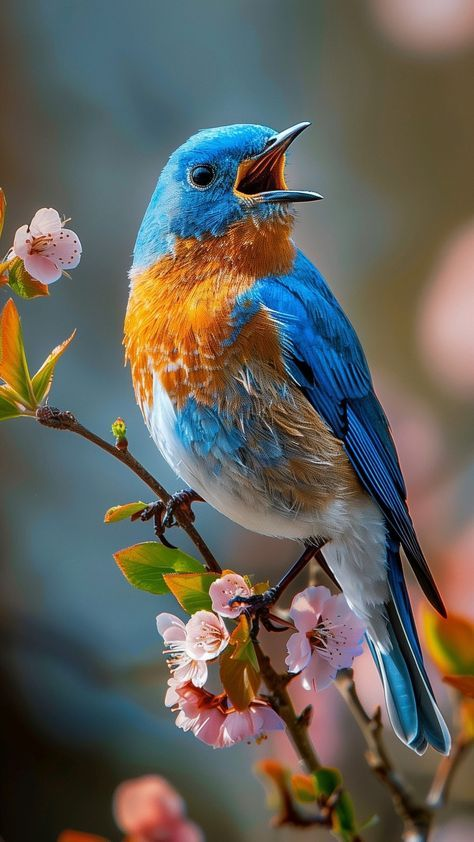
#> input picture data/input_images/Blue_and_yellow_Bird.jpeg, 474 x 842 px
$ python -i feature_extraction.py   (imports and definitions only)   (older library calls are emulated)
#> lines starting #> are read from the running program, lines starting #| are printed output that depends on the picture; after the words box and inside, x2 and y2 are one past the last pixel; in counts of white or black regions, pixels touching at a corner belong together
#> further down, picture is the input picture: shape (842, 474, 3); mean B, G, R 89.8, 96.7, 98.9
import cv2
import numpy as np
from numba import njit, prange

# [17 lines left out: functions load_image, color_histogram, not called in this run]

def edge_stats(img):
    gray = cv2.cvtColor(img, cv2.COLOR_BGR2GRAY)
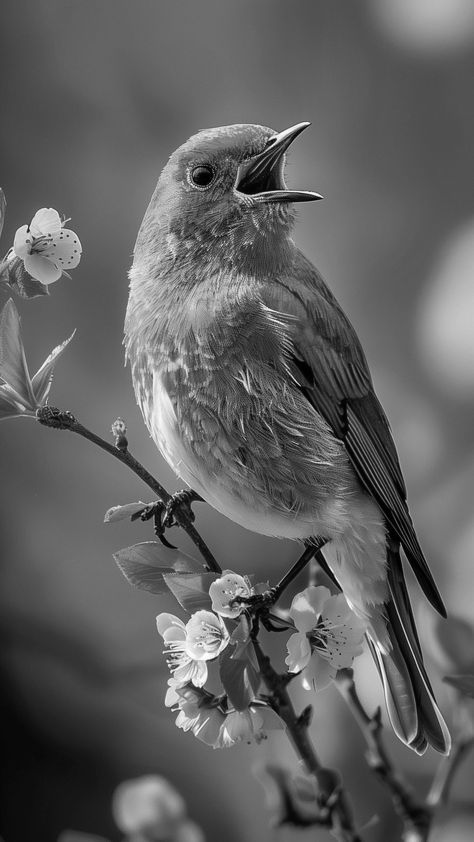
#> gray: shape (842, 474); min 0, max 255, mean 96.6
    sx = cv2.Sobel(gray, cv2.CV_32F, 1, 0, ksize=3)
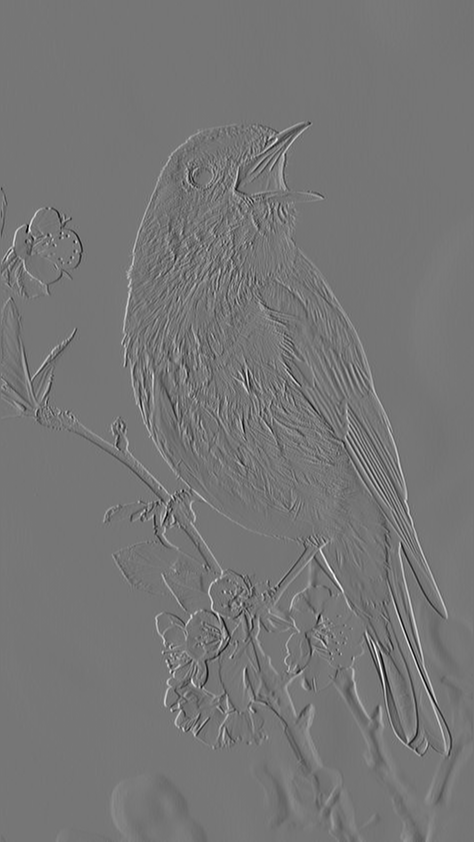
#> sx: shape (842, 474) float32; min -694, max 804, mean 0.9; drawn with min black and max white
    sy = cv2.Sobel(gray, cv2.CV_32F, 0, 1, ksize=3)
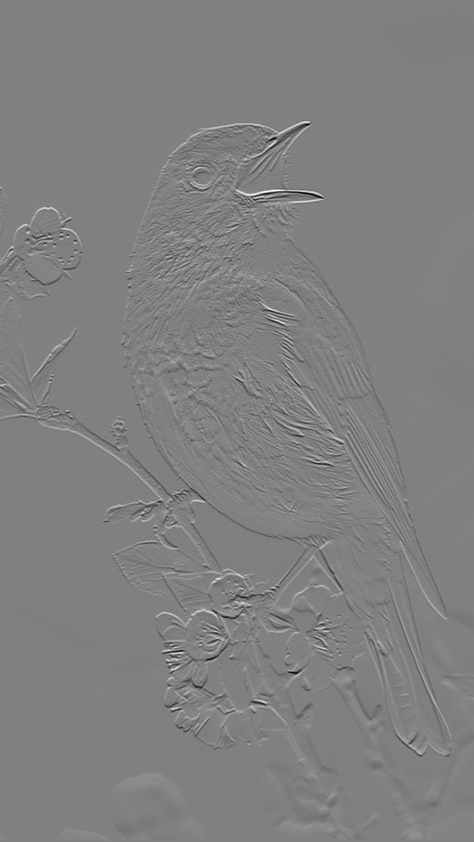
#> sy: shape (842, 474) float32; min -880, max 864, mean -0.3; drawn with min black and max white
    mag = np.sqrt(sx*sx + sy*sy)
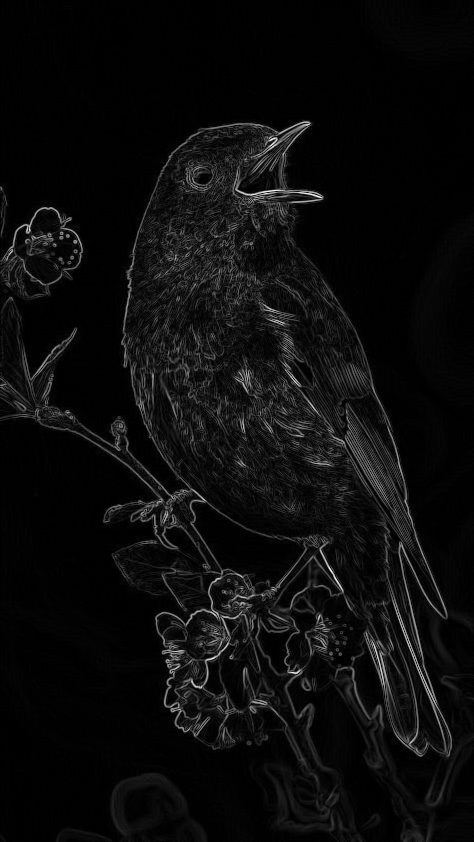
#> mag: shape (842, 474) float32; min 0, max 903.3, mean 44.3; drawn with min black and max white
    mean_mag = float(np.mean(mag))
#> mean_mag = 44.31
    std_mag = float(np.std(mag))
#> std_mag = 79.29
    edges = cv2.Canny(gray, 100, 200)
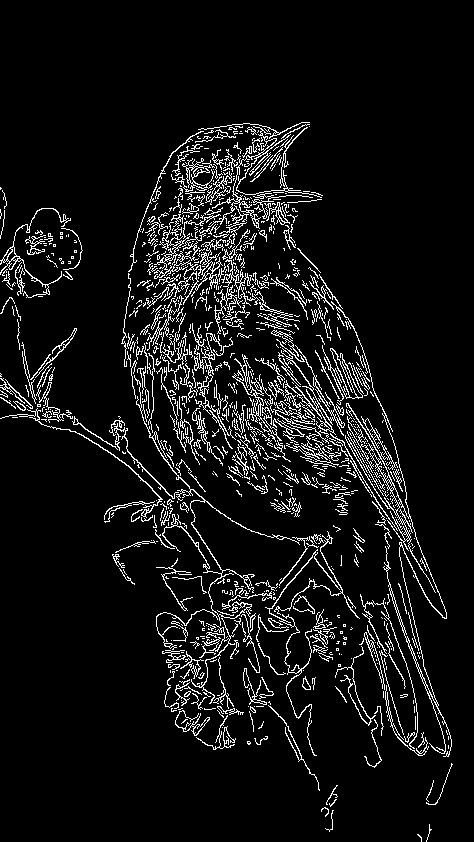
#> edges: shape (842, 474); 7.4% white in thin lines or dots, all inside (x1, y1, x2, y2) = (0, 122, 453, 842)
    edges_count = int(np.sum(edges > 0))
#> edges_count = 29701
    return np.array([mean_mag, std_mag, edges_count], dtype=np.float32)

# [35 lines left out: functions hog_descriptor, rgb_hist_numba, not called in this run]

>>> import cv2
>>> picture = cv2.imread('../data/input_images/Blue_and_yellow_Bird.jpeg')
>>> result = edge_stats(picture)
#> result = [44.31, 79.29, 29701]

$ run again, on data/input_images/Eagle.jpeg
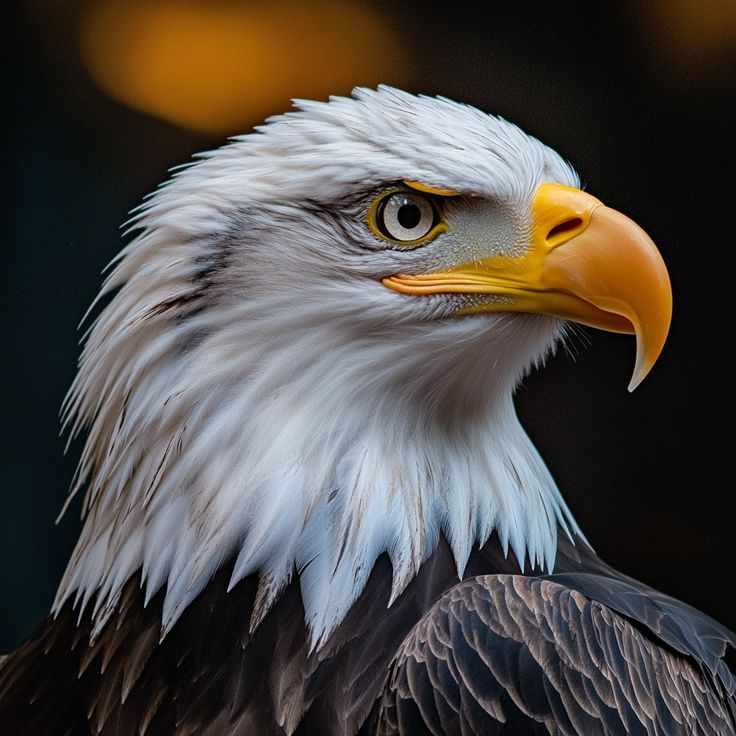
#> input picture data/input_images/Eagle.jpeg, 736 x 736 px
#> picture is the input picture: shape (736, 736, 3); mean B, G, R 70.5, 74.5, 79.4
#> in edge_stats, `mag = np.sqrt(sx*sx + sy*sy)`:
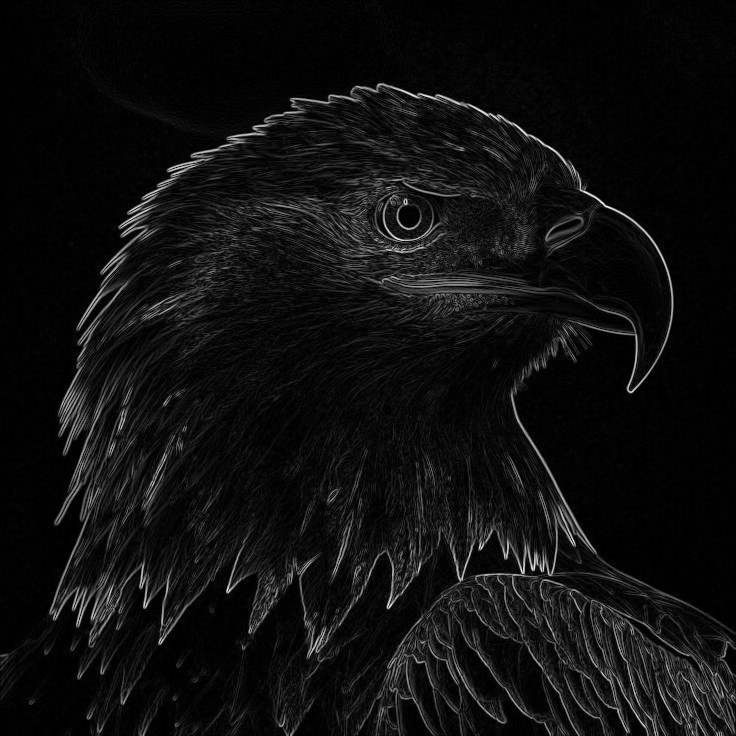
#> mag: shape (736, 736) float32; min 0, max 819.2, mean 50.9; drawn with min black and max white
#> mean_mag = 50.94
#> std_mag = 80.86
#> in edge_stats, `edges = cv2.Canny(gray, 100, 200)`:
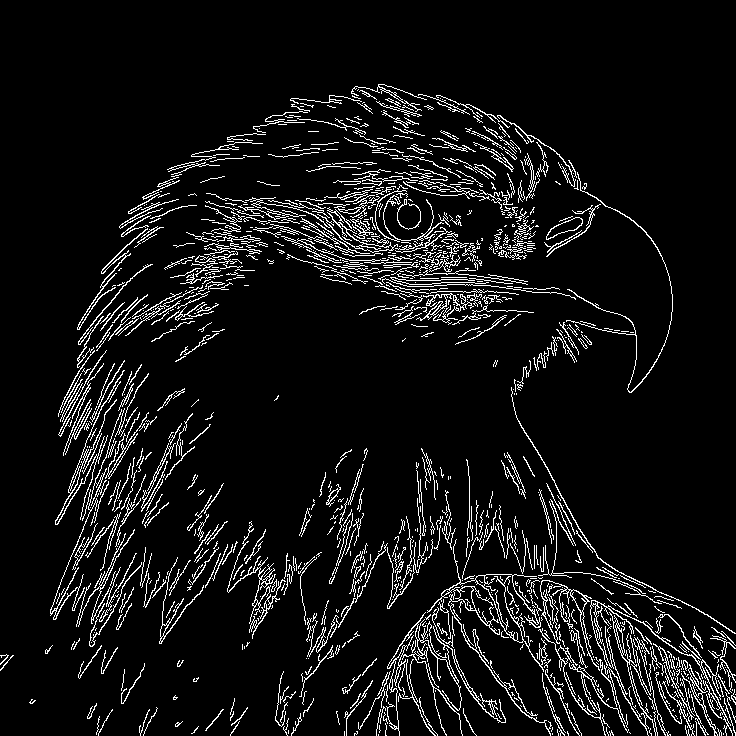
#> edges: shape (736, 736); 7.4% white in thin lines or dots, all inside (x1, y1, x2, y2) = (0, 84, 736, 736)
#> edges_count = 40100
#> result = [50.94, 80.86, 40100]

$ run again, on data/input_images/Plant.jpeg
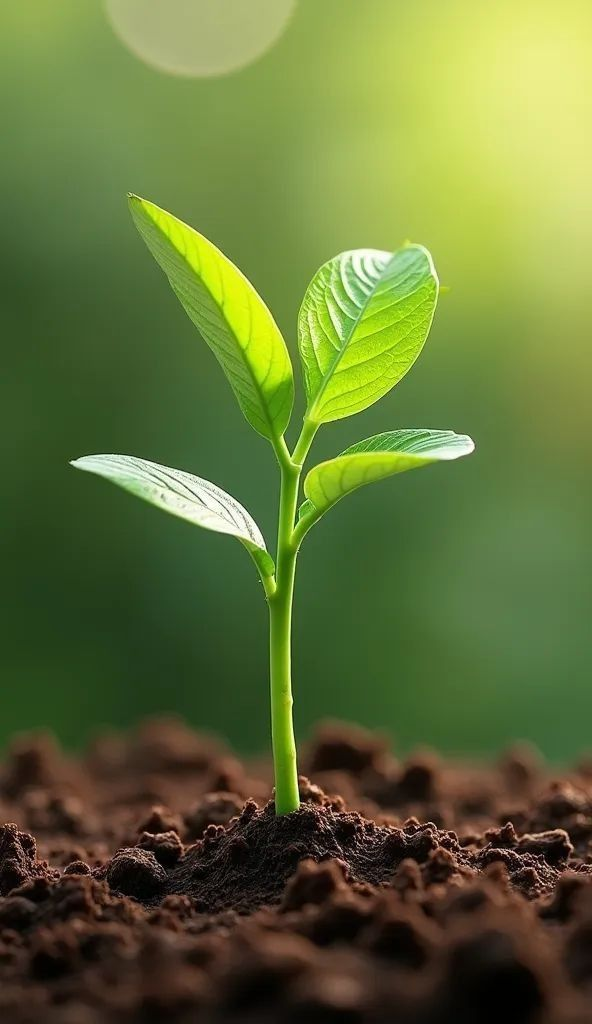
#> input picture data/input_images/Plant.jpeg, 592 x 1024 px
#> picture is the input picture: shape (1024, 592, 3); mean B, G, R 56, 112.8, 97.9
#> in edge_stats, `sy = cv2.Sobel(gray, cv2.CV_32F, 0, 1, ksize=3)`:
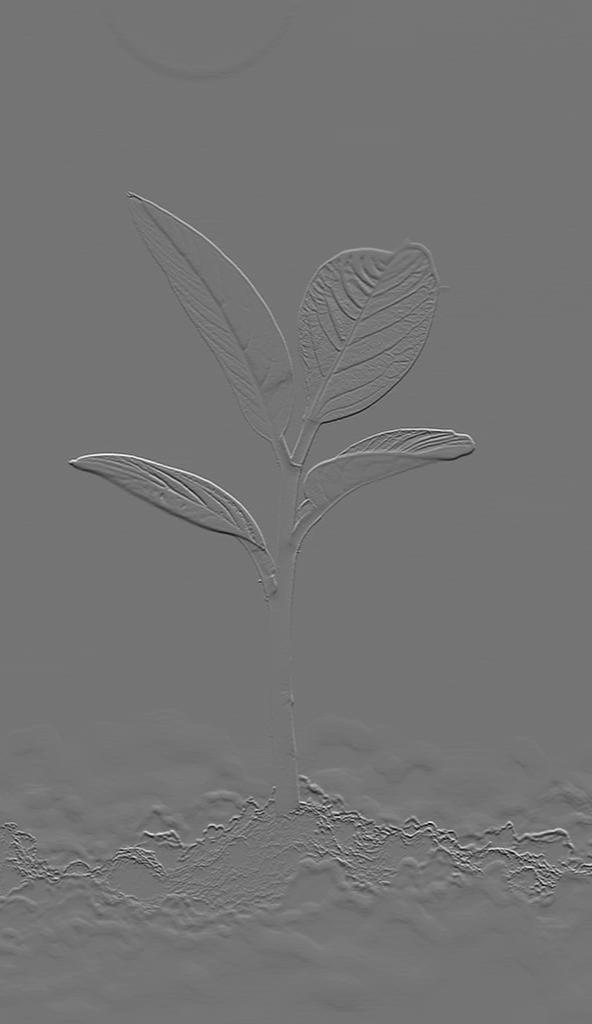
#> sy: shape (1024, 592) float32; min -766, max 904, mean -1.2; drawn with min black and max white
#> mean_mag = 25.75
#> std_mag = 66.54
#> in edge_stats, `edges = cv2.Canny(gray, 100, 200)`:
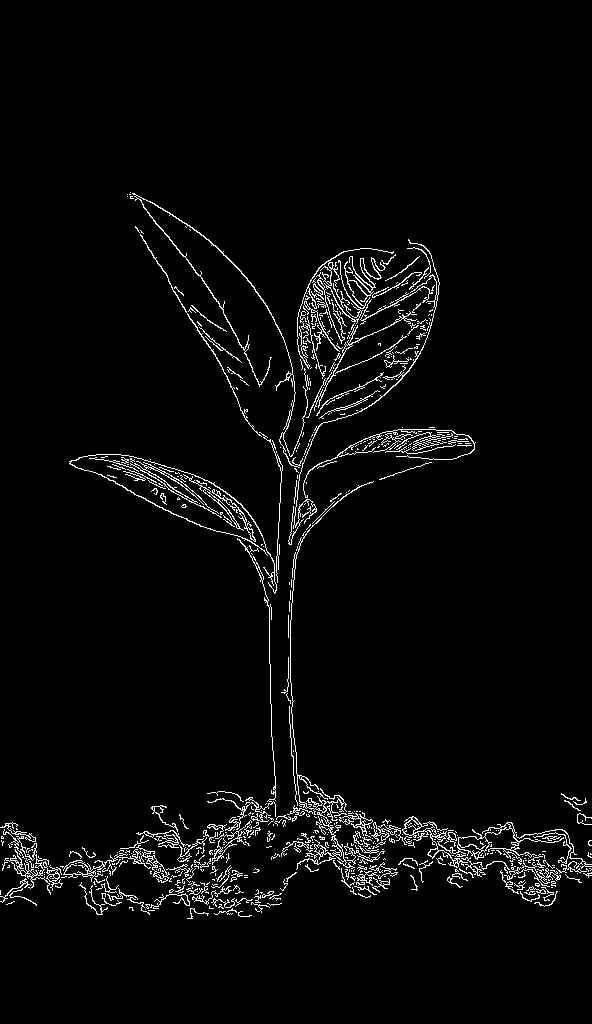
#> edges: shape (1024, 592); 3.3% white in thin lines or dots, all inside (x1, y1, x2, y2) = (0, 192, 592, 919)
#> edges_count = 19941
#> result = [25.75, 66.54, 19941]

$ run again, on data/input_images/Reddish_Bird.jpeg
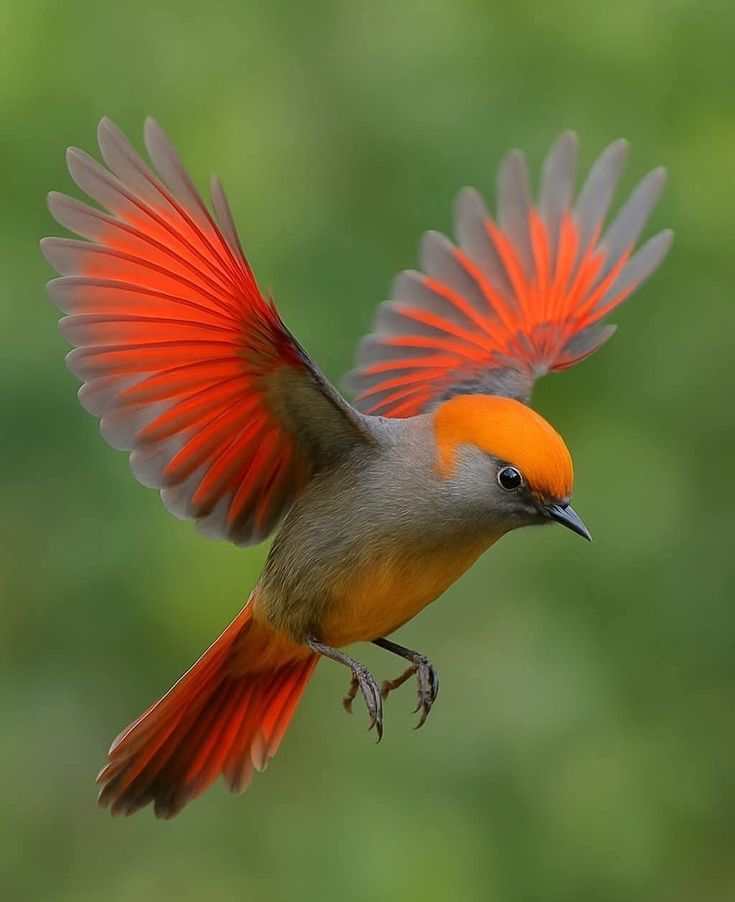
#> input picture data/input_images/Reddish_Bird.jpeg, 735 x 902 px
#> picture is the input picture: shape (902, 735, 3); mean B, G, R 58.1, 106.6, 108.8
#> in edge_stats, `sx = cv2.Sobel(gray, cv2.CV_32F, 1, 0, ksize=3)`:
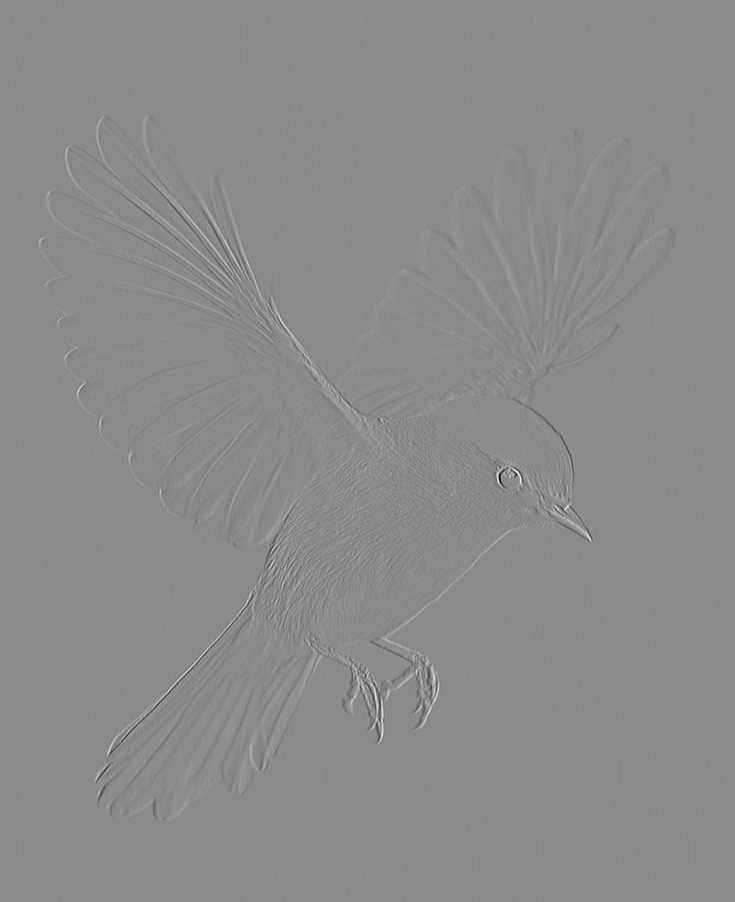
#> sx: shape (902, 735) float32; min -752, max 623, mean -0.1; drawn with min black and max white
#> mean_mag = 15.08
#> std_mag = 33.1
#> in edge_stats, `edges = cv2.Canny(gray, 100, 200)`:
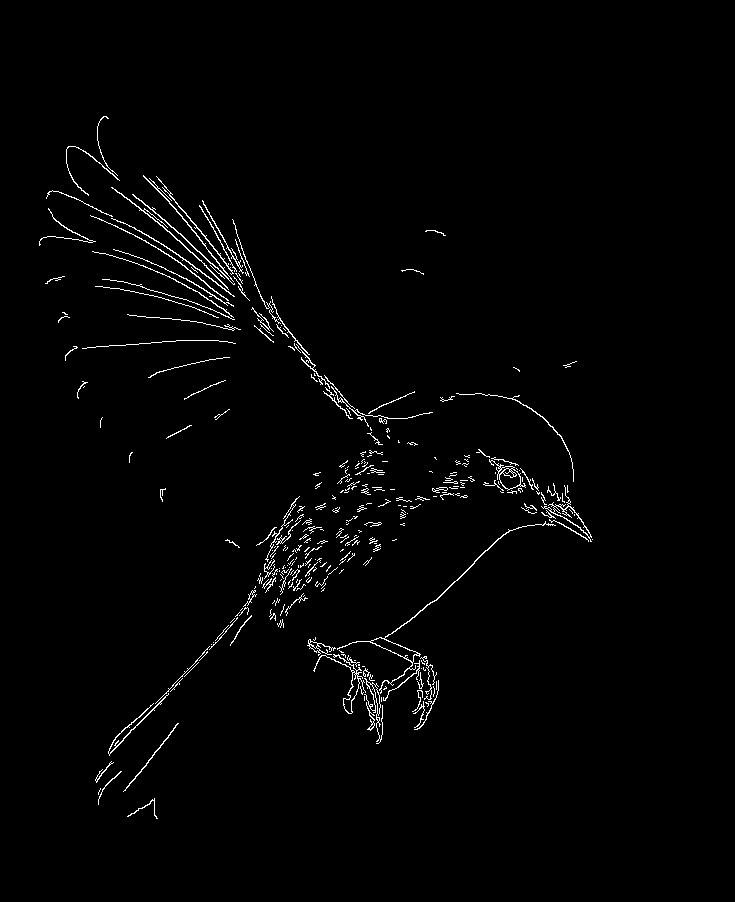
#> edges: shape (902, 735); 1.5% white in thin lines or dots, all inside (x1, y1, x2, y2) = (39, 116, 593, 819)
#> edges_count = 10221
#> result = [15.08, 33.1, 10221]
